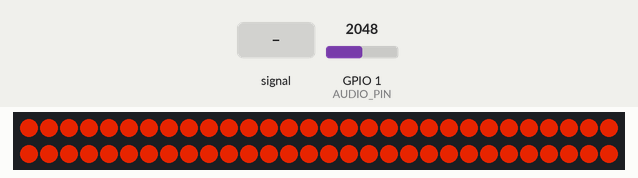
The sketch below on a simulated ESP32-C3. Parts: 60 RGB LEDs in strip order, left to right, continuing on the next row. The inputs (shaded band) are chosen by the test bench; at power-on: GPIO 1 (AUDIO_PIN) = 2048. Dim RGB values are drawn brighter than linear; what the sketch prints to the serial monitor is not drawn.

Above: at 1.7 s.
1.8 s: GPIO 1 (AUDIO_PIN) fed a 2 Hz sine of ±1228 counts around its level
4.8 s: GPIO 1 (AUDIO_PIN) set to 491
At 6.47 s:
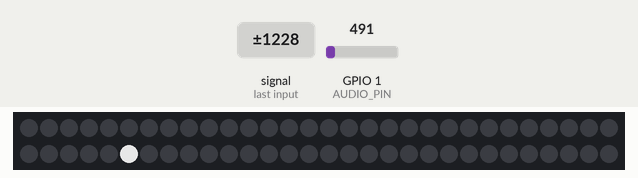
6.5 s: GPIO 1 (AUDIO_PIN) set to 1228
At 6.8 s:
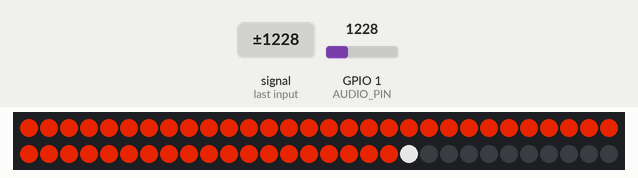
8.0 s: GPIO 1 (AUDIO_PIN) fed a 1000 Hz sine of ±1023 counts around its level
At 8.6 s:
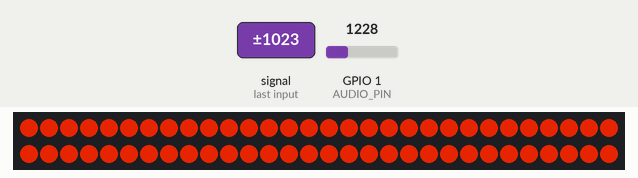
9.5 s: GPIO 1 (AUDIO_PIN) fed a 2 Hz sine of ±1228 counts around its level
12.5 s: GPIO 1 (AUDIO_PIN) set to 140
At 16.35 s:
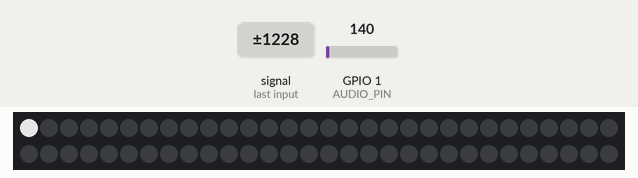

Measured:
- after the input at 6.5 s, the LEDs: change at once (image 2)
- after the input at 8.0 s, the LEDs: first change at once (image 3 shows a later state)

The sketch:

MR2_Reactive_LEDs_Test_4.ino
```cpp
#include <Adafruit_NeoPixel.h>

// --------------------------------------------------
// MR2 Reactive LEDs - Test 4
// Audio-reactive LED bar visualizer test (bench only)
//
// Hardware used:
// - A SPARE ESP32-C3 module (NOT the one installed in the car)
// - Audio conditioning circuit (see docs/audio-reactive-led-plan.md)
// - One WS2812B LED strip
//
// IMPORTANT: this is a separate, spare ESP32-C3 module for bench
// testing only -- it is never installed in the car, and is not the
// production controller. It happens to be the same CHIP as the
// production board though, which is why AUDIO_PIN below is the
// same GPIO1 the production plan already uses: no pin remapping
// needed when this moves into the real firmware in Phase 4.
// LED_PIN (GPIO7) is arbitrary -- this bench board doesn't share a
// bus with anything else, so any free, non-strapping pin works.
//
// Purpose of this test:
// 1. Confirm the conditioning circuit produces a usable 0-3.3V
//    envelope on an ADC pin from a real audio source.
// 2. Smooth that envelope in firmware and map it to a growing/
//    shrinking bar of lit LEDs, with a bouncing peak-hold marker and
//    a cyan-to-orange colour snap once it gets loud enough -- a
//    level-meter/visualizer look, not just uniform brightness.
// 3. Give a live Serial readout of raw vs smoothed values, so the
//    conditioning circuit (R1/R2, C1 smoothing cap) can be tuned
//    by watching real numbers, not just by eye on the LED.
// 4. Prove the pipeline end-to-end before any of this touches the
//    real car firmware.
//
// This test does NOT read the MPU6050 or the rotary encoder.
// This test does NOT drive two strips -- one only, for simplicity.
// --------------------------------------------------


// ==================================================
// PIN ASSIGNMENTS
// ==================================================

// Conditioning circuit output (Node B) into the ADC.
// GPIO1 is ADC1_CH1 on the ESP32-C3 -- stick to ADC1 pins (GPIO0-4)
// rather than ADC2, which is best avoided on the C3 regardless of
// WiFi use. Same pin the production plan uses on the real board,
// so this test's tuning carries straight over.
#define AUDIO_PIN 1

// LED data pin, into the strip's DIN directly (or through a
// level shifter if you're using one on the bench -- the main
// firmware always does, this test may or may not depending on
// what you've got wired up). GPIO7 is free and not a strapping
// pin -- confirm against your specific board's silkscreen.
#define LED_PIN 7


// ==================================================
// LED SETUP
// ==================================================

// Set this to the actual length of whatever test strip you're
// using on the bench. Not tied to the production strip lengths.
#define NUM_LEDS 60

Adafruit_NeoPixel strip(NUM_LEDS, LED_PIN, NEO_GRB + NEO_KHZ800);


// ==================================================
// AUDIO ENVELOPE SETTINGS
// ==================================================

// ESP32's analogRead() returns 0-4095 (12-bit) by default.
//
// audioFloor: the raw ADC reading with no audio playing (just the
// conditioning circuit's resting voltage). Below this, treat it as
// silence.
//
// audioCeiling: the raw ADC reading during loud audio. Above this,
// treat it as a full bar.
//
// Both of these were placeholders -- now set from real Serial
// readings on the bench (Phase 2, Stage A): idle settled around
// 950, loud content peaked around 1200. Floor/ceiling are set with
// a bit of margin either side of those two observed points (rather
// than snugly on top of them) so a quieter idle moment doesn't
// clip the bar to fully-off, and a louder transient than what was
// captured doesn't clip it to fully-on.
int audioFloor = 900;
int audioCeiling = 1300;

// Asymmetric smoothing rather than one single rate: a fast attack
// lets the bar jump up quickly on a transient, a slow release lets
// it sink back down gradually -- that's what gives the "bounce"
// look rather than a mushy blob that just fades in and out.
float attackSmoothing = 0.5;
float releaseSmoothing = 0.05;

float smoothedAudio = 0.0;

// Bar colour snaps from cyan to orange once the level gets loud enough
// -- a hard cutoff rather than a gradual fade, so "getting loud" reads
// as an unmistakable colour change instead of a subtle blend.
//
// Two thresholds, not one: level naturally jitters up and down on real
// music, so a single cutoff caused the colour to flicker rapidly back
// and forth right at that boundary -- fast enough that the eye blends
// cyan and orange together into a washed-out white rather than seeing
// either colour cleanly. The gap between an upper (snap-to-orange) and
// a lower (snap-back-to-cyan) threshold means level has to clearly
// cross into "loud" or clearly drop back into "quiet" before the
// colour changes -- it can't flicker at a single boundary any more.
const float orangeThresholdOn = 0.7;
const float orangeThresholdOff = 0.55;
bool isLoud = false;

// Peak-hold marker: a single pixel riding ahead of the bar that
// snaps up instantly whenever the bar catches up to or passes it,
// then falls back down under its own slower "gravity" -- the
// classic VU-meter peak indicator. Speed is in LEDs per second, so
// the fall looks the same regardless of how fast the main loop runs.
float peakPositionLEDs = 0.0;
const float peakFallSpeed = 15.0;
unsigned long lastPeakUpdate = 0;


// ==================================================
// USER-ADJUSTABLE BRIGHTNESS CAP
// ==================================================

// A fixed ceiling on how bright any lit pixel can be -- unrelated
// to audio level now, since the audio level controls how many
// LEDs are lit, not how bright they are. Same reasoning as the
// encoder tests before it: keeps the bench strip comfortable to
// look at, never runs at full 255.
const int maxBrightness = 180;


// ==================================================
// SERIAL DEBUG TIMING
// ==================================================

unsigned long lastSerialPrint = 0;
const unsigned long serialPrintInterval = 100;


// ==================================================
// UPDATE THE PEAK-HOLD MARKER'S POSITION
// ==================================================

void updatePeak(float barHeightLEDs) {
  unsigned long now = millis();
  float deltaSeconds = (now - lastPeakUpdate) / 1000.0;
  lastPeakUpdate = now;

  if (barHeightLEDs >= peakPositionLEDs) {
    // Bar has caught up to (or passed) the peak -- snap the peak
    // up to match, no lag on the way up.
    peakPositionLEDs = barHeightLEDs;
  } else {
    peakPositionLEDs -= peakFallSpeed * deltaSeconds;
    // Never let the peak marker fall below the bar itself -- it
    // rides on top of/ahead of the bar, not behind it.
    if (peakPositionLEDs < barHeightLEDs) {
      peakPositionLEDs = barHeightLEDs;
    }
  }
}


// ==================================================
// DRAW THE BAR + PEAK MARKER
// ==================================================

void drawVisualizer(float barHeightLEDs, float level) {
  strip.clear();

  // Bar colour snaps from dark cyan-blue (quiet) to orange (loud) once
  // level gets loud enough -- a hard cutoff, not a gradual fade, so
  // "getting loud" is an unmistakable colour change rather than a
  // subtle blend. Cyan stays deliberately different from anything the
  // main firmware uses at rest (blue/orange/red), so it's still obvious
  // on the bench which system is driving the strip when it's quiet;
  // orange deliberately matches the main firmware's own acceleration-
  // orange (see blueToOrange() in the vehicle firmware), since "loud"
  // and "hard acceleration" are both the excited end of their
  // respective scales.
  //
  // isLoud is updated with hysteresis (see orangeThresholdOn/Off above)
  // rather than recomputed fresh from level every frame, so it can't
  // flicker rapidly at a single boundary.
  const uint8_t cyanR = 0,   cyanG = 90, cyanB = 160;
  const uint8_t orangeR = 255, orangeG = 40, orangeB = 0;

  if (!isLoud && level >= orangeThresholdOn) {
    isLoud = true;
  } else if (isLoud && level < orangeThresholdOff) {
    isLoud = false;
  }

  uint8_t barR = isLoud ? orangeR : cyanR;
  uint8_t barG = isLoud ? orangeG : cyanG;
  uint8_t barB = isLoud ? orangeB : cyanB;

  int fullLit = (int)barHeightLEDs;
  float fraction = barHeightLEDs - fullLit;

  for (int i = 0; i < fullLit && i < NUM_LEDS; i++) {
    strip.setPixelColor(i, strip.Color(barR, barG, barB));
  }

  // The LED right at the top of the bar gets a partial (fractional)
  // brightness instead of a hard on/off cutoff -- gives noticeably
  // smoother sub-pixel resolution with only NUM_LEDS steps to work with.
  if (fullLit < NUM_LEDS) {
    strip.setPixelColor(fullLit, strip.Color(
      (uint8_t)(barR * fraction),
      (uint8_t)(barG * fraction),
      (uint8_t)(barB * fraction)
    ));
  }

  // Peak marker in white, so it stands out against the bar colour.
  int peakPixel = (int)peakPositionLEDs;
  if (peakPixel >= 0 && peakPixel < NUM_LEDS) {
    strip.setPixelColor(peakPixel, strip.Color(255, 255, 255));
  }

  strip.show();
}


// ==================================================
// READ AND SMOOTH THE AUDIO ENVELOPE
// ==================================================

void updateAudioReactiveLEDs() {
  int rawAudio = analogRead(AUDIO_PIN);

  // Rising faster than falling is what gives the bounce its shape --
  // see the attackSmoothing/releaseSmoothing note above.
  float rate = (rawAudio > smoothedAudio) ? attackSmoothing : releaseSmoothing;
  smoothedAudio = (smoothedAudio * (1.0 - rate)) + (rawAudio * rate);

  // Map the smoothed reading onto 0-1 using the floor/ceiling
  // above, then clamp -- constrain() alone won't reorder floor
  // and ceiling for you, so keep audioCeiling > audioFloor.
  float level = (smoothedAudio - audioFloor) / (float)(audioCeiling - audioFloor);
  level = constrain(level, 0.0, 1.0);

  float barHeightLEDs = level * NUM_LEDS;

  updatePeak(barHeightLEDs);
  drawVisualizer(barHeightLEDs, level);

  // Print raw + smoothed values regularly so the conditioning
  // circuit (R1/R2, C1) can be tuned against real numbers, per
  // Phase 2 Stage A of the build plan.
  //
  // The ESP32-C3 uses native USB serial, not a separate USB-serial
  // chip -- if nothing is reading the port (no Serial Monitor open),
  // the internal buffer fills up and Serial.print() starts BLOCKING
  // instead of discarding data, freezing the whole loop() (and the
  // LEDs with it) until a monitor connects and drains it.
  //
  // `if (Serial)` alone isn't reliable here -- on some ESP32 core
  // versions it reflects "USB cable is plugged in" rather than "a
  // program is actually reading the port", so it can stay true even
  // after the monitor's closed. Checking availableForWrite() tests
  // the thing that actually matters (is there buffer space right
  // now), regardless of whether that connection flag is accurate.
  const int lineLength = 90; // generous estimate for the line below
  unsigned long now = millis();
  if (now - lastSerialPrint > serialPrintInterval) {
    if (Serial.availableForWrite() >= lineLength) {
      Serial.print("Raw: ");
      Serial.print(rawAudio);
      Serial.print(" | Smoothed: ");
      Serial.print(smoothedAudio, 1);
      Serial.print(" | Level: ");
      Serial.print(level, 2);
      Serial.print(" | Bar LEDs: ");
      Serial.print(barHeightLEDs, 1);
      Serial.print(" | Peak: ");
      Serial.println(peakPositionLEDs, 1);
    }

    lastSerialPrint = now;
  }
}


// ==================================================
// SETUP
// ==================================================

void setup() {
  Serial.begin(115200);
  delay(500);

  Serial.println("MR2 Reactive LEDs - Test 4");
  Serial.println("Audio-reactive LED bar visualizer test (bench only, spare ESP32-C3 module)");
  Serial.println("Not the ESP32-C3 installed in the car -- this board is bench-only.");

  // No pinMode() call needed for an ADC read on the ESP32 --
  // analogRead() configures the pin itself.

  strip.begin();
  strip.setBrightness(maxBrightness);
  strip.clear();
  strip.show();

  lastPeakUpdate = millis();

  Serial.println("Setup complete. Play audio into the conditioning circuit input.");
}


// ==================================================
// MAIN LOOP
// ==================================================

void loop() {
  updateAudioReactiveLEDs();
}
```
